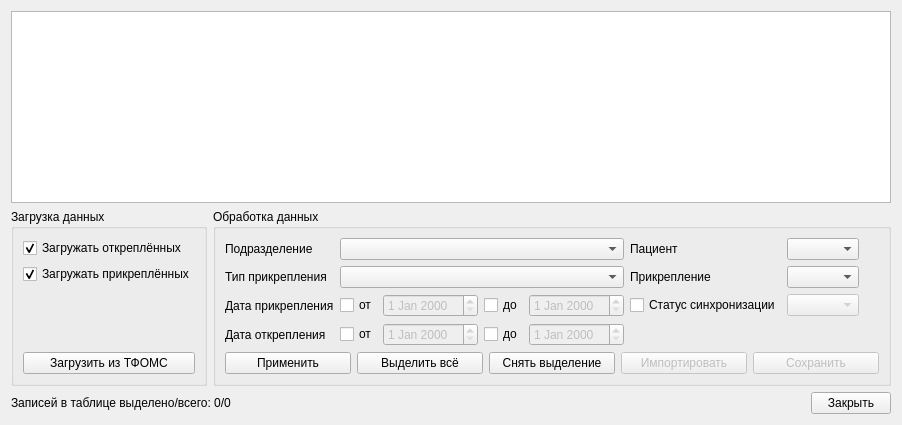
     <widget class="QWidget" name="tabSync">
      <attribute name="title">
       <string>Синхронизация</string>
      </attribute>
      <layout class="QGridLayout" name="gridLayout_7">
       <item row="1" column="1">
        <widget class="QGroupBox" name="groupBox_2">
         <property name="sizePolicy">
          <sizepolicy hsizetype="Preferred" vsizetype="Minimum">
           <horstretch>0</horstretch>
           <verstretch>0</verstretch>
          </sizepolicy>
         </property>
         <property name="title">
          <string>Обработка данных</string>
         </property>
         <layout class="QGridLayout" name="gridLayout_12">
          <item row="1" column="0">
           <layout class="QHBoxLayout" name="horizontalLayout_6">
            <item>
             <widget class="QPushButton" name="btnLoadAttachedClientInfo">
              <property name="sizePolicy">
               <sizepolicy hsizetype="Preferred" vsizetype="Fixed">
                <horstretch>0</horstretch>
                <verstretch>0</verstretch>
               </sizepolicy>
              </property>
              <property name="text">
               <string>Применить</string>
              </property>
             </widget>
            </item>
            <item>
             <widget class="QPushButton" name="btnSelectAllAttachedClientInfo">
              <property name="sizePolicy">
               <sizepolicy hsizetype="Preferred" vsizetype="Fixed">
                <horstretch>0</horstretch>
                <verstretch>0</verstretch>
               </sizepolicy>
              </property>
              <property name="text">
               <string>Выделить всё</string>
              </property>
             </widget>
            </item>
            <item>
             <widget class="QPushButton" name="btnDeselectAllAttachedClientInfo">
              <property name="sizePolicy">
               <sizepolicy hsizetype="Preferred" vsizetype="Fixed">
                <horstretch>0</horstretch>
                <verstretch>0</verstretch>
               </sizepolicy>
              </property>
              <property name="text">
               <string>Снять выделение</string>
              </property>
             </widget>
            </item>
            <item>
             <widget class="QPushButton" name="btnImportAttachedClientInfo">
              <property name="enabled">
               <bool>false</bool>
              </property>
              <property name="sizePolicy">
               <sizepolicy hsizetype="Preferred" vsizetype="Fixed">
                <horstretch>0</horstretch>
                <verstretch>0</verstretch>
               </sizepolicy>
              </property>
              <property name="text">
               <string>Импортировать</string>
              </property>
             </widget>
            </item>
            <item>
             <widget class="QPushButton" name="btnSaveAttachedClientInfo">
              <property name="enabled">
               <bool>false</bool>
              </property>
              <property name="sizePolicy">
               <sizepolicy hsizetype="Preferred" vsizetype="Fixed">
                <horstretch>0</horstretch>
                <verstretch>0</verstretch>
               </sizepolicy>
              </property>
              <property name="text">
               <string>Сохранить</string>
              </property>
             </widget>
            </item>
           </layout>
          </item>
          <item row="0" column="0">
           <layout class="QGridLayout" name="gridLayout_8">
            <item row="0" column="5">
             <widget class="QLabel" name="lblClientFound">
              <property name="sizePolicy">
               <sizepolicy hsizetype="Fixed" vsizetype="Preferred">
                <horstretch>0</horstretch>
                <verstretch>0</verstretch>
               </sizepolicy>
              </property>
              <property name="text">
               <string>Пациент</string>
              </property>
             </widget>
            </item>
            <item row="1" column="1" colspan="4">
             <widget class="CEnumComboBox" name="cmbAttachTypeSync">
              <property name="sizePolicy">
               <sizepolicy hsizetype="Preferred" vsizetype="Fixed">
                <horstretch>0</horstretch>
                <verstretch>0</verstretch>
               </sizepolicy>
              </property>
             </widget>
            </item>
            <item row="0" column="1" colspan="4">
             <widget class="COrgStructureComboBox" name="cmbOrgStructureSync">
              <property name="sizePolicy">
               <sizepolicy hsizetype="Expanding" vsizetype="Fixed">
                <horstretch>0</horstretch>
                <verstretch>0</verstretch>
               </sizepolicy>
              </property>
             </widget>
            </item>
            <item row="1" column="0">
             <widget class="QLabel" name="lblAttachTypeSync">
              <property name="sizePolicy">
               <sizepolicy hsizetype="Preferred" vsizetype="Preferred">
                <horstretch>0</horstretch>
                <verstretch>0</verstretch>
               </sizepolicy>
              </property>
              <property name="text">
               <string>Тип прикрепления</string>
              </property>
              <property name="buddy">
               <cstring>cmbAttachTypeSync</cstring>
              </property>
             </widget>
            </item>
            <item row="3" column="1">
             <widget class="QCheckBox" name="chkEndDateFromSync">
              <property name="sizePolicy">
               <sizepolicy hsizetype="Fixed" vsizetype="Fixed">
                <horstretch>0</horstretch>
                <verstretch>0</verstretch>
               </sizepolicy>
              </property>
              <property name="text">
               <string>от</string>
              </property>
              <property name="checked">
               <bool>false</bool>
              </property>
             </widget>
            </item>
            <item row="0" column="6">
             <widget class="CEnumComboBox" name="cmbClientFound">
              <property name="toolTip">
               <string>Найден ли пациент в БД по данным, полученным от ТФОМС</string>
              </property>
             </widget>
            </item>
            <item row="2" column="0">
             <widget class="QLabel" name="lblBegDateSync">
              <property name="sizePolicy">
               <sizepolicy hsizetype="Minimum" vsizetype="Preferred">
                <horstretch>0</horstretch>
                <verstretch>0</verstretch>
               </sizepolicy>
              </property>
              <property name="text">
               <string>Дата прикрепления</string>
              </property>
              <property name="alignment">
               <set>Qt::AlignLeading|Qt::AlignLeft|Qt::AlignVCenter</set>
              </property>
              <property name="buddy">
               <cstring>chkBegDateFromSync</cstring>
              </property>
             </widget>
            </item>
            <item row="3" column="3">
             <widget class="QCheckBox" name="chkEndDateToSync">
              <property name="sizePolicy">
               <sizepolicy hsizetype="Fixed" vsizetype="Fixed">
                <horstretch>0</horstretch>
                <verstretch>0</verstretch>
               </sizepolicy>
              </property>
              <property name="text">
               <string>до</string>
              </property>
              <property name="checked">
               <bool>false</bool>
              </property>
             </widget>
            </item>
            <item row="2" column="3">
             <widget class="QCheckBox" name="chkBegDateToSync">
              <property name="enabled">
               <bool>true</bool>
              </property>
              <property name="sizePolicy">
               <sizepolicy hsizetype="Fixed" vsizetype="Fixed">
                <horstretch>0</horstretch>
                <verstretch>0</verstretch>
               </sizepolicy>
              </property>
              <property name="text">
               <string>до</string>
              </property>
              <property name="checked">
               <bool>false</bool>
              </property>
             </widget>
            </item>
            <item row="2" column="6">
             <widget class="CEnumComboBox" name="cmbAttachSyncStatus">
              <property name="enabled">
               <bool>false</bool>
              </property>
              <property name="sizePolicy">
               <sizepolicy hsizetype="Preferred" vsizetype="Fixed">
                <horstretch>0</horstretch>
                <verstretch>0</verstretch>
               </sizepolicy>
              </property>
             </widget>
            </item>
            <item row="2" column="2">
             <widget class="CDateEdit" name="edtBegDateFromSync">
              <property name="enabled">
               <bool>false</bool>
              </property>
              <property name="sizePolicy">
               <sizepolicy hsizetype="Preferred" vsizetype="Fixed">
                <horstretch>0</horstretch>
                <verstretch>0</verstretch>
               </sizepolicy>
              </property>
             </widget>
            </item>
            <item row="0" column="7">
             <spacer name="horizontalSpacer_8">
              <property name="orientation">
               <enum>Qt::Horizontal</enum>
              </property>
              <property name="sizeHint" stdset="0">
               <size>
                <width>20</width>
                <height>20</height>
               </size>
              </property>
             </spacer>
            </item>
            <item row="3" column="0">
             <widget class="QLabel" name="lblEndDateSync">
              <property name="sizePolicy">
               <sizepolicy hsizetype="Minimum" vsizetype="Preferred">
                <horstretch>0</horstretch>
                <verstretch>0</verstretch>
               </sizepolicy>
              </property>
              <property name="text">
               <string>Дата открепления</string>
              </property>
              <property name="alignment">
               <set>Qt::AlignLeading|Qt::AlignLeft|Qt::AlignVCenter</set>
              </property>
              <property name="buddy">
               <cstring>chkBegDateFromSync</cstring>
              </property>
             </widget>
            </item>
            <item row="1" column="5">
             <widget class="QLabel" name="lblClientAttachFound">
              <property name="sizePolicy">
               <sizepolicy hsizetype="Fixed" vsizetype="Preferred">
                <horstretch>0</horstretch>
                <verstretch>0</verstretch>
               </sizepolicy>
              </property>
              <property name="text">
               <string>Прикрепление</string>
              </property>
              <property name="alignment">
               <set>Qt::AlignLeading|Qt::AlignLeft|Qt::AlignVCenter</set>
              </property>
              <property name="buddy">
               <cstring>cmbAttachSyncStatus</cstring>
              </property>
             </widget>
            </item>
            <item row="1" column="6">
             <widget class="CEnumComboBox" name="cmbClientAttachFound">
              <property name="sizePolicy">
               <sizepolicy hsizetype="Preferred" vsizetype="Fixed">
                <horstretch>0</horstretch>
                <verstretch>0</verstretch>
               </sizepolicy>
              </property>
             </widget>
            </item>
            <item row="3" column="4">
             <widget class="CDateEdit" name="edtEndDateToSync">
              <property name="enabled">
               <bool>false</bool>
              </property>
              <property name="sizePolicy">
               <sizepolicy hsizetype="Preferred" vsizetype="Fixed">
                <horstretch>0</horstretch>
                <verstretch>0</verstretch>
               </sizepolicy>
              </property>
             </widget>
            </item>
            <item row="3" column="2">
             <widget class="CDateEdit" name="edtEndDateFromSync">
              <property name="enabled">
               <bool>false</bool>
              </property>
              <property name="sizePolicy">
               <sizepolicy hsizetype="Preferred" vsizetype="Fixed">
                <horstretch>0</horstretch>
                <verstretch>0</verstretch>
               </sizepolicy>
              </property>
             </widget>
            </item>
            <item row="0" column="0">
             <widget class="QLabel" name="lblOrgStructureSync">
              <property name="sizePolicy">
               <sizepolicy hsizetype="Minimum" vsizetype="Preferred">
                <horstretch>0</horstretch>
                <verstretch>0</verstretch>
               </sizepolicy>
              </property>
              <property name="text">
               <string>Подразделение</string>
              </property>
              <property name="buddy">
               <cstring>cmbOrgStructureSync</cstring>
              </property>
             </widget>
            </item>
            <item row="2" column="1">
             <widget class="QCheckBox" name="chkBegDateFromSync">
              <property name="sizePolicy">
               <sizepolicy hsizetype="Fixed" vsizetype="Fixed">
                <horstretch>0</horstretch>
                <verstretch>0</verstretch>
               </sizepolicy>
              </property>
              <property name="text">
               <string>от</string>
              </property>
              <property name="checked">
               <bool>false</bool>
              </property>
             </widget>
            </item>
            <item row="2" column="4">
             <widget class="CDateEdit" name="edtBegDateToSync">
              <property name="enabled">
               <bool>false</bool>
              </property>
              <property name="sizePolicy">
               <sizepolicy hsizetype="Preferred" vsizetype="Fixed">
                <horstretch>0</horstretch>
                <verstretch>0</verstretch>
               </sizepolicy>
              </property>
             </widget>
            </item>
            <item row="2" column="5">
             <widget class="QCheckBox" name="chkAttachSyncStatus">
              <property name="text">
               <string>Статус синхронизации</string>
              </property>
             </widget>
            </item>
           </layout>
          </item>
         </layout>
        </widget>
       </item>
       <item row="12" column="0" colspan="2">
        <layout class="QHBoxLayout" name="horizontalLayout_14">
         <item>
          <widget class="QLabel" name="lblStatusAttachedClientInfo">
           <property name="text">
            <string>Записей в таблице выделено/всего: 0/0</string>
           </property>
          </widget>
         </item>
         <item>
          <spacer name="horizontalSpacer_9">
           <property name="orientation">
            <enum>Qt::Horizontal</enum>
           </property>
           <property name="sizeHint" stdset="0">
            <size>
             <width>40</width>
             <height>20</height>
            </size>
           </property>
          </spacer>
         </item>
         <item>
          <widget class="QPushButton" name="btnCloseAttachedClientInfo">
           <property name="sizePolicy">
            <sizepolicy hsizetype="Minimum" vsizetype="Fixed">
             <horstretch>0</horstretch>
             <verstretch>0</verstretch>
            </sizepolicy>
           </property>
           <property name="text">
            <string>Закрыть</string>
           </property>
          </widget>
         </item>
        </layout>
       </item>
       <item row="0" column="0" colspan="2">
        <widget class="CInDocTableView" name="tblAttachedClientInfo">
         <property name="sizePolicy">
          <sizepolicy hsizetype="Expanding" vsizetype="Expanding">
           <horstretch>0</horstretch>
           <verstretch>100</verstretch>
          </sizepolicy>
         </property>
        </widget>
       </item>
       <item row="1" column="0">
        <widget class="QGroupBox" name="groupBox">
         <property name="sizePolicy">
          <sizepolicy hsizetype="Preferred" vsizetype="Expanding">
           <horstretch>0</horstretch>
           <verstretch>0</verstretch>
          </sizepolicy>
         </property>
         <property name="title">
          <string>Загрузка данных</string>
         </property>
         <layout class="QGridLayout" name="gridLayout_11">
          <item row="3" column="0">
           <spacer name="verticalSpacer">
            <property name="orientation">
             <enum>Qt::Vertical</enum>
            </property>
            <property name="sizeHint" stdset="0">
             <size>
              <width>20</width>
              <height>40</height>
             </size>
            </property>
           </spacer>
          </item>
          <item row="5" column="0">
           <widget class="QPushButton" name="btnLoadAttachedTFOMS">
            <property name="sizePolicy">
             <sizepolicy hsizetype="Preferred" vsizetype="Fixed">
              <horstretch>0</horstretch>
              <verstretch>0</verstretch>
             </sizepolicy>
            </property>
            <property name="text">
             <string>Загрузить из ТФОМС</string>
            </property>
           </widget>
          </item>
          <item row="1" column="0">
           <widget class="QCheckBox" name="chkLoadDeAttached">
            <property name="sizePolicy">
             <sizepolicy hsizetype="Fixed" vsizetype="Fixed">
              <horstretch>0</horstretch>
              <verstretch>0</verstretch>
             </sizepolicy>
            </property>
            <property name="text">
             <string>Загружать откреплённых</string>
            </property>
            <property name="checked">
             <bool>true</bool>
            </property>
           </widget>
          </item>
          <item row="2" column="0">
           <widget class="QCheckBox" name="chkLoadAttached">
            <property name="sizePolicy">
             <sizepolicy hsizetype="Fixed" vsizetype="Fixed">
              <horstretch>0</horstretch>
              <verstretch>0</verstretch>
             </sizepolicy>
            </property>
            <property name="text">
             <string>Загружать прикреплённых</string>
            </property>
            <property name="checked">
             <bool>true</bool>
            </property>
           </widget>
          </item>
         </layout>
        </widget>
       </item>
      </layout>
     </widget>
